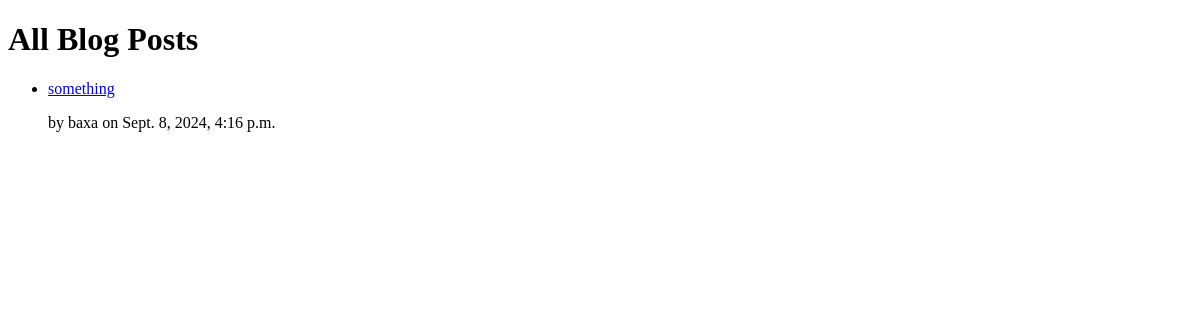
Before: /api/posts with the older database file.
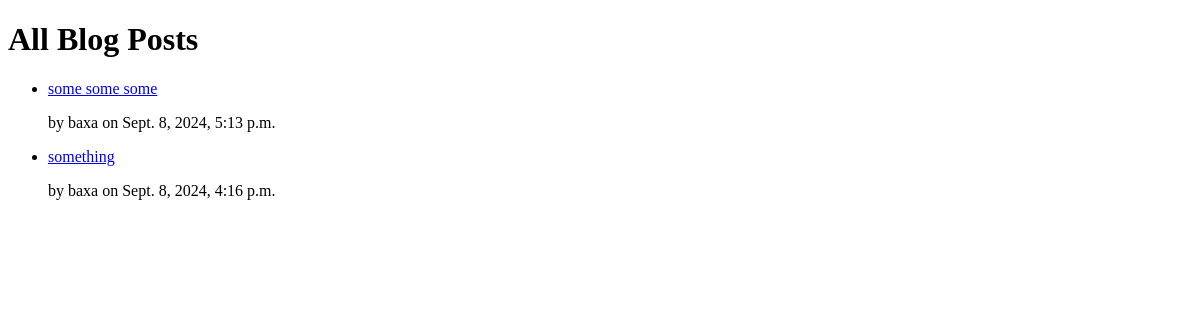
After: the same page with the newer database file.
### blog/models.py (models this page shows, shortened)
class Post(models.Model):
    title = models.CharField(max_length=255, null=False, blank=False)
    content = models.TextField()
    author = models.ForeignKey(User, on_delete=models.CASCADE)
    created_at = models.DateTimeField(auto_now_add=True)
    updated_at = models.DateTimeField(auto_now=True)

### blog/views.py (the view)
# urls.py: path('posts', post_list, name='post_list'),
def post_list(request):
    posts = Post.objects.all().order_by('-created_at')  # Get all posts, ordered by newest first
    return render(request, 'post_list.html', {'posts': posts})

### blog/templates/post_list.html (shortened to what this page needs)
<!DOCTYPE html>
<html>
<head>
</head>
<body>
    <h1>All Blog Posts</h1>
    <ul>
        {% for post in posts %}
            <li>
                <a href="{% url 'post_detail' post.id %}">{{ post.title }}</a>
                <p>by {{ post.author }} on {{ post.created_at }}</p>
            </li>
        {% empty %}
            <li>No blog posts are available.</li>
        {% endfor %}
    </ul>
</body>
</html>

Changed rows visible on the page:
added Post: title "some some some", author "baxa", created_at "Sept. 8, 2024, 5:13 p.m."
